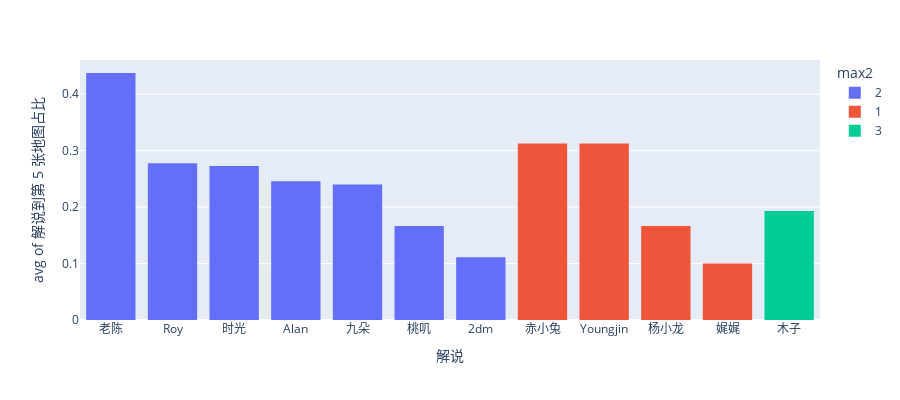

Notebook source saved alongside this figure:
### Code cell
fig = px.histogram(df_names[df_names['total'] >= 10].sort_values(by='two_rate', ascending=False),
                    x="names", y="two_rate",
                    color='max2', # barmode='group',
                    histfunc='avg',
                    labels={'names':'解说', 'two_rate':'解说到第 5 张地图占比'},
                    height=400)
fig.show()

### Figure 1 — Plotly figure (JSON) as saved in the notebook; plotly's stock layout.template omitted (floating-point values rounded to 4 significant figures)
{"data": [{"alignmentgroup": "True", "bingroup": "x", "histfunc": "avg", "hovertemplate": "max2=2<br>解说=%{x}<br>avg of 解说到第 5 张地图占比=%{y}<extra></extra>", "legendgroup": "2", "marker": {"color": "#636efa", "pattern": {"shape": ""}}, "name": "2", "offsetgroup": "2", "orientation": "v", "showlegend": true, "type": "histogram", "x": ["老陈", "Roy", "时光", "Alan", "九朵", "桃叽", "2dm"], "xaxis": "x", "y": [0.4375, 0.2778, 0.2727, 0.2456, 0.24, 0.1667, 0.1111], "yaxis": "y"}, {"alignmentgroup": "True", "bingroup": "x", "histfunc": "avg", "hovertemplate": "max2=1<br>解说=%{x}<br>avg of 解说到第 5 张地图占比=%{y}<extra></extra>", "legendgroup": "1", "marker": {"color": "#EF553B", "pattern": {"shape": ""}}, "name": "1", "offsetgroup": "1", "orientation": "v", "showlegend": true, "type": "histogram", "x": ["赤小兔", "Youngjin", "杨小龙", "娓娓"], "xaxis": "x", "y": [0.3125, 0.3125, 0.1667, 0.1], "yaxis": "y"}, {"alignmentgroup": "True", "bingroup": "x", "histfunc": "avg", "hovertemplate": "max2=3<br>解说=%{x}<br>avg of 解说到第 5 张地图占比=%{y}<extra></extra>", "legendgroup": "3", "marker": {"color": "#00cc96", "pattern": {"shape": ""}}, "name": "3", "offsetgroup": "3", "orientation": "v", "showlegend": true, "type": "histogram", "x": ["木子"], "xaxis": "x", "y": [0.193], "yaxis": "y"}], "layout": {"barmode": "relative", "height": 400, "legend": {"title": {"text": "max2"}, "tracegroupgap": 0}, "margin": {"t": 60}, "xaxis": {"anchor": "y", "domain": [0, 1], "title": {"text": "解说"}}, "yaxis": {"anchor": "x", "domain": [0, 1], "title": {"text": "avg of 解说到第 5 张地图占比"}}}}
